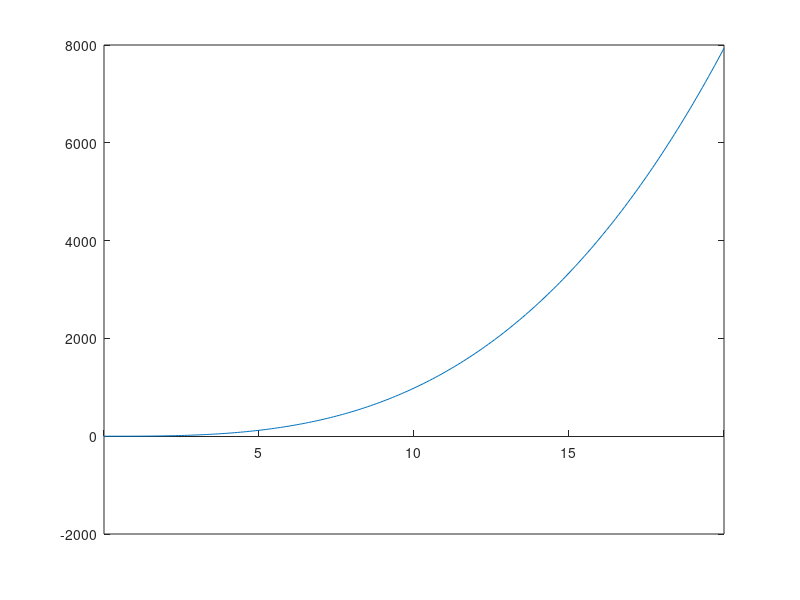

The MATLAB script that drew this image:
clear; clc; close all;

f = @(x) x.^3-0.165*x.^2+3.993*10.^-4;

xq=0:0.1:20;
plot(xq,f(xq));
set(gca,'xAxisLocation','origin')

a =0.05; b = 0.02;

c = (a*f(b) - b*f(a))/(f(b) -f(a));

tol = 1e-6;
counter = 0;
while abs(f(c)) > tol
  a = b;
  b = c;

  c = (a*f(b) - b*f(a))/(f(b) -f(a));
  counter = counter + 1;

 end
